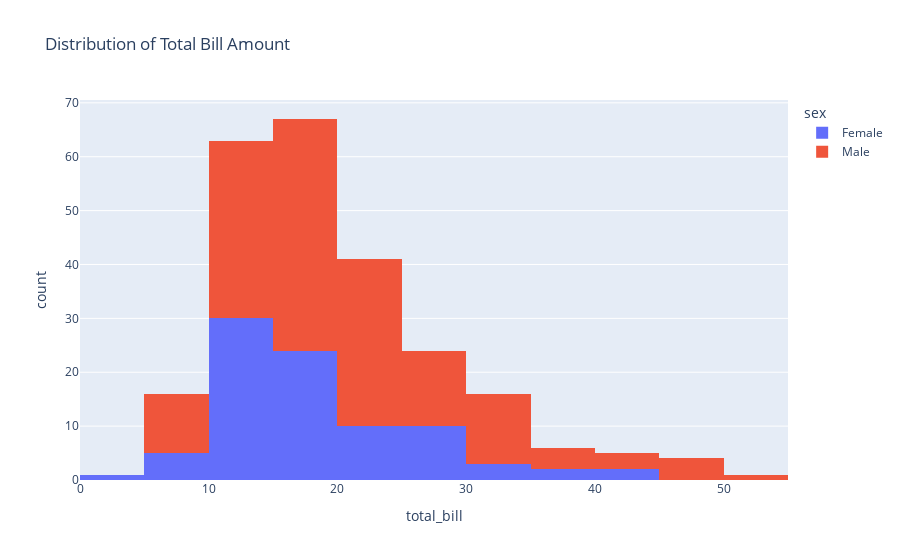

The cell this chart's notebook holds for it:
### Code cell
import plotly.express as px

# Load the tips dataset
df = px.data.tips()

# Create a histogram for total bill amount
fig = px.histogram(df, 
                   x='total_bill', 
                   nbins=20,  # Number of bins
                   color='sex',  # Different colors for male/female
                   title='Distribution of Total Bill Amount'
                  )

# Show the plot
fig.show()

### Figure 1 — Plotly figure (JSON) as saved in the notebook; plotly's stock layout.template omitted (floating-point values rounded to 4 significant figures; data arrays with more than 128 entries replaced by an {"elided": "..."} marker saying what was removed)
{"data": [{"alignmentgroup": "True", "bingroup": "x", "hovertemplate": "sex=Female<br>total_bill=%{x}<br>count=%{y}<extra></extra>", "legendgroup": "Female", "marker": {"color": "#636efa", "pattern": {"shape": ""}}, "name": "Female", "nbinsx": 20, "offsetgroup": "Female", "orientation": "v", "showlegend": true, "type": "histogram", "x": [16.99, 24.59, 35.26, 14.83, 10.33, 16.97, 20.29, 15.77, 19.65, 15.06, 20.69, 16.93, 10.29, 34.81, 26.41, 16.45, 3.07, 17.07, 26.86, 25.28, 14.73, 10.07, 34.83, 5.75, 16.32, 22.75, 11.35, 15.38, 44.3, 22.42, 20.92, 14.31, 7.25, 25.71, 17.31, 10.65, 12.43, 24.08, 13.42, 12.48, 29.8, 14.52, 11.38, 20.27, 11.17, 12.26, 18.26, 8.51, 10.33, 14.15, 13.16, 17.47, 27.05, 16.43, 8.35, 18.64, 11.87, 29.85, 25, 13.39, 16.21, 17.51, 10.59, 10.63, 9.6, 20.9, 18.15, 19.81, 43.11, 13, 12.74, 13, 16.4, 16.47, 12.76, 13.27, 28.17, 12.9, 30.14, 13.42, 15.98, 16.27, 10.09, 22.12, 35.83, 27.18, 18.78], "xaxis": "x", "yaxis": "y"}, {"alignmentgroup": "True", "bingroup": "x", "hovertemplate": "sex=Male<br>total_bill=%{x}<br>count=%{y}<extra></extra>", "legendgroup": "Male", "marker": {"color": "#EF553B", "pattern": {"shape": ""}}, "name": "Male", "nbinsx": 20, "offsetgroup": "Male", "orientation": "v", "showlegend": true, "type": "histogram", "x": {"elided": "157 float values"}, "xaxis": "x", "yaxis": "y"}], "layout": {"barmode": "relative", "legend": {"title": {"text": "sex"}, "tracegroupgap": 0}, "title": {"text": "Distribution of Total Bill Amount"}, "xaxis": {"anchor": "y", "domain": [0, 1], "title": {"text": "total_bill"}}, "yaxis": {"anchor": "x", "domain": [0, 1], "title": {"text": "count"}}}}
